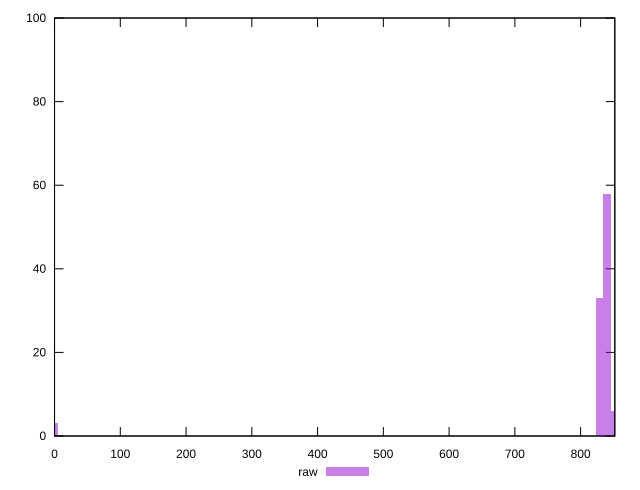

Write gnuplot code to recreate this figure.
reset

$raw <<EOF
0 3
851.5850342632612 6
840.379968022955 58
829.1749017826489 33
EOF

set key outside below
set boxwidth 11.205066240306067
set xrange [0:852]
set yrange [0:100]
set trange [0:100]
set style fill transparent solid 0.5 noborder
set terminal svg size 640, 490 enhanced background rgb 'white'
set output "report_0_00242021-02-20T12:25:28.543Z/uses-rel-preload/samples/pages/raw/histogram.svg"

plot $raw title "raw" with boxes

reset
